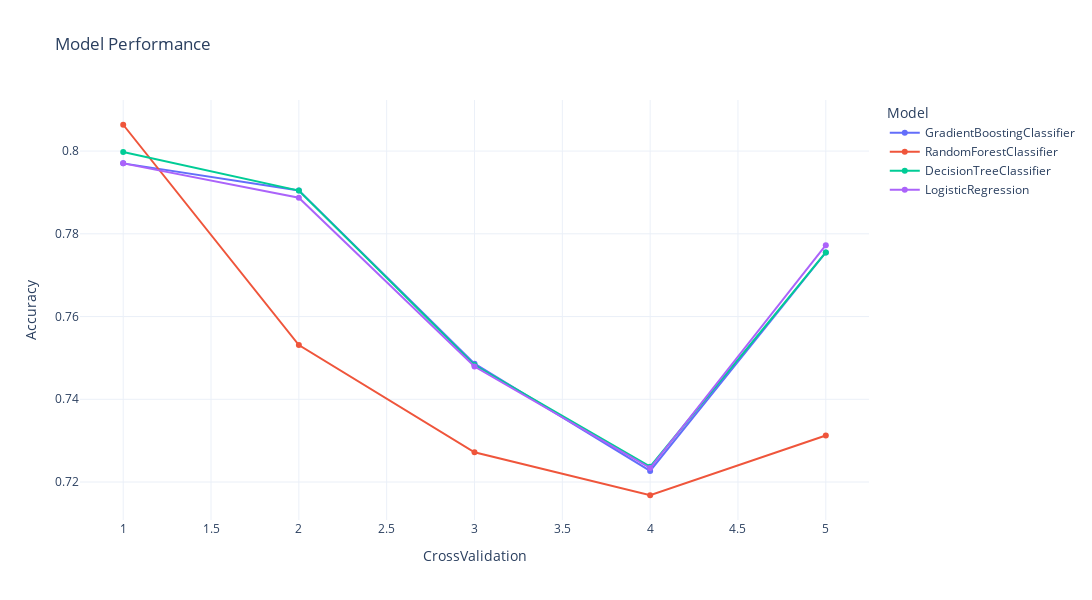

Notebook source saved alongside this figure:
### Code cell
# Make sure to call the function using the correct data:
plotlines(result)

### Figure 1 — Plotly figure (JSON) as saved in the notebook; plotly's stock layout.template omitted (floating-point values rounded to 4 significant figures)
{"data": [{"hovertemplate": "Model=GradientBoostingClassifier<br>CrossValidation=%{x}<br>Accuracy=%{y}<extra></extra>", "legendgroup": "GradientBoostingClassifier", "line": {"color": "#636efa", "dash": "solid"}, "marker": {"symbol": "circle"}, "mode": "lines+markers", "name": "GradientBoostingClassifier", "orientation": "v", "showlegend": true, "type": "scatter", "x": [1, 2, 3, 4, 5], "xaxis": "x", "y": [0.797, 0.7905, 0.7486, 0.7227, 0.7755], "yaxis": "y"}, {"hovertemplate": "Model=RandomForestClassifier<br>CrossValidation=%{x}<br>Accuracy=%{y}<extra></extra>", "legendgroup": "RandomForestClassifier", "line": {"color": "#EF553B", "dash": "solid"}, "marker": {"symbol": "circle"}, "mode": "lines+markers", "name": "RandomForestClassifier", "orientation": "v", "showlegend": true, "type": "scatter", "x": [1, 2, 3, 4, 5], "xaxis": "x", "y": [0.8064, 0.7531, 0.7272, 0.7168, 0.7312], "yaxis": "y"}, {"hovertemplate": "Model=DecisionTreeClassifier<br>CrossValidation=%{x}<br>Accuracy=%{y}<extra></extra>", "legendgroup": "DecisionTreeClassifier", "line": {"color": "#00cc96", "dash": "solid"}, "marker": {"symbol": "circle"}, "mode": "lines+markers", "name": "DecisionTreeClassifier", "orientation": "v", "showlegend": true, "type": "scatter", "x": [1, 2, 3, 4, 5], "xaxis": "x", "y": [0.7998, 0.7905, 0.7483, 0.7237, 0.7755], "yaxis": "y"}, {"hovertemplate": "Model=LogisticRegression<br>CrossValidation=%{x}<br>Accuracy=%{y}<extra></extra>", "legendgroup": "LogisticRegression", "line": {"color": "#ab63fa", "dash": "solid"}, "marker": {"symbol": "circle"}, "mode": "lines+markers", "name": "LogisticRegression", "orientation": "v", "showlegend": true, "type": "scatter", "x": [1, 2, 3, 4, 5], "xaxis": "x", "y": [0.797, 0.7887, 0.7479, 0.7234, 0.7772], "yaxis": "y"}], "layout": {"autosize": false, "height": 600, "legend": {"title": {"text": "Model"}, "tracegroupgap": 0}, "title": {"text": "Model Performance"}, "width": 1500, "xaxis": {"anchor": "y", "domain": [0, 1], "title": {"text": "CrossValidation"}}, "yaxis": {"anchor": "x", "domain": [0, 1], "title": {"text": "Accuracy"}}}}
